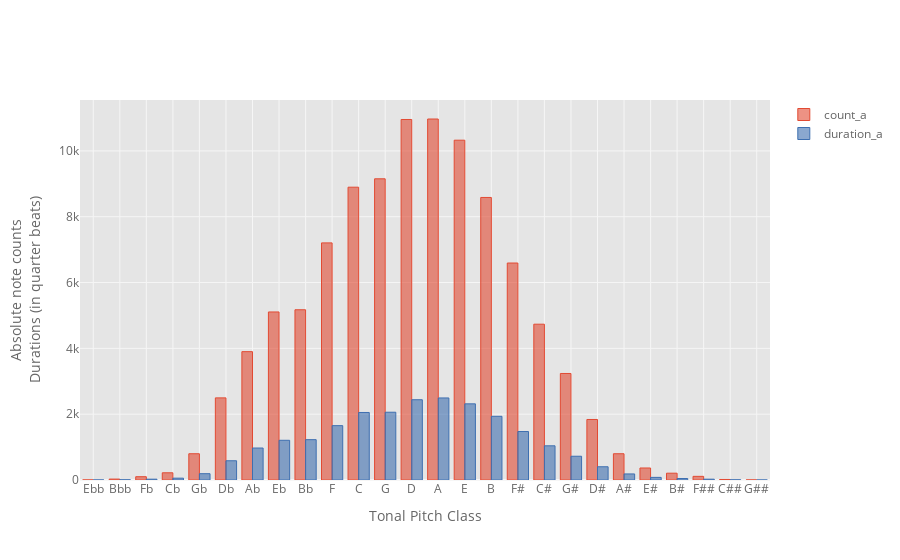

The notebook cell saved with this chart:
### Code cell
tpc_distribution[['count_a', 'duration_a']].iplot('bar', xTitle='Tonal Pitch Class', yTitle='Absolute note counts<br>Durations (in quarter beats)')

### Figure 1 — Plotly figure (JSON) as saved in the notebook; plotly's stock layout.template omitted (floating-point values rounded to 4 significant figures)
{"data": [{"marker": {"color": "rgba(226, 74, 51, 0.6)", "line": {"color": "rgba(226, 74, 51, 1.0)", "width": 1}}, "name": "count_a", "orientation": "v", "text": "", "type": "bar", "x": ["Ebb", "Bbb", "Fb", "Cb", "Gb", "Db", "Ab", "Eb", "Bb", "F", "C", "G", "D", "A", "E", "B", "F#", "C#", "G#", "D#", "A#", "E#", "B#", "F##", "C##", "G##"], "y": [2, 28, 100, 219, 798, 2495, 3900, 5106, 5173, 7205, 8897, 9152, 10954, 10969, 10325, 8585, 6593, 4734, 3237, 1839, 798, 365, 207, 111, 16, 2]}, {"marker": {"color": "rgba(62, 111, 176, 0.6)", "line": {"color": "rgba(62, 111, 176, 1.0)", "width": 1}}, "name": "duration_a", "orientation": "v", "text": "", "type": "bar", "x": ["Ebb", "Bbb", "Fb", "Cb", "Gb", "Db", "Ab", "Eb", "Bb", "F", "C", "G", "D", "A", "E", "B", "F#", "C#", "G#", "D#", "A#", "E#", "B#", "F##", "C##", "G##"], "y": [0.5, 5.688, 25, 56.03, 191.4, 585.1, 971.5, 1207.0, 1226.0, 1651.0, 2052.0, 2059.0, 2439.0, 2493.0, 2314.0, 1935.0, 1473.0, 1039, 721.9, 402.6, 184.1, 79.48, 45.19, 24.83, 4.75, 0.25]}], "layout": {"autosize": true, "legend": {"bgcolor": "#FFFFFF", "font": {"color": "#666666"}}, "paper_bgcolor": "#FFFFFF", "plot_bgcolor": "#E5E5E5", "title": {"font": {"color": "#151516"}}, "xaxis": {"autorange": true, "gridcolor": "#F6F6F6", "range": [-0.5, 25.5], "showgrid": true, "tickfont": {"color": "#666666"}, "title": {"font": {"color": "#666666"}, "text": "Tonal Pitch Class"}, "type": "category", "zerolinecolor": "#F6F6F6"}, "yaxis": {"autorange": true, "gridcolor": "#F6F6F6", "range": [0, 11550.0], "showgrid": true, "tickfont": {"color": "#666666"}, "title": {"font": {"color": "#666666"}, "text": "Absolute note counts<br>Durations (in quarter beats)"}, "type": "linear", "zerolinecolor": "#F6F6F6"}}}
